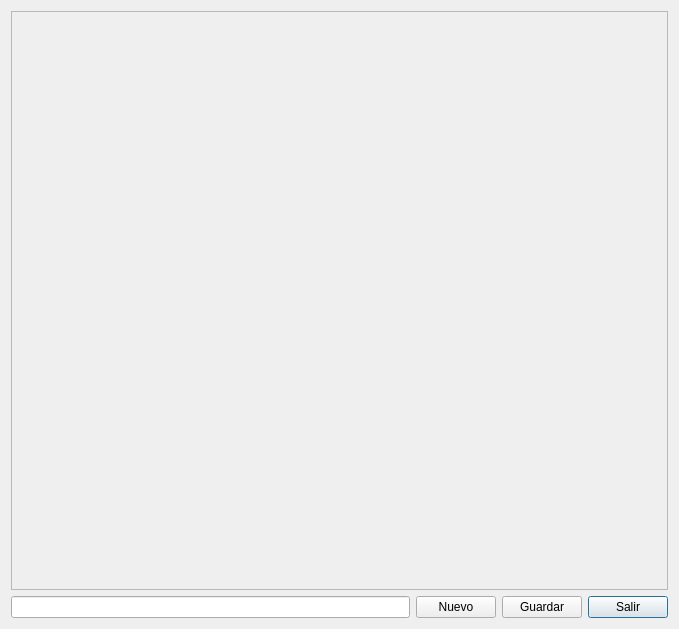
<?xml version="1.0" encoding="UTF-8"?>
<ui version="4.0">
 <class>qrcode</class>
 <widget class="QDialog" name="qrcode">
  <property name="geometry">
   <rect>
    <x>0</x>
    <y>0</y>
    <width>679</width>
    <height>629</height>
   </rect>
  </property>
  <property name="windowTitle">
   <string>QRDrake v 0.1.0</string>
  </property>
  <property name="windowIcon">
   <iconset resource="recoverdrake.qrc">
    <normaloff>:/Imagenes/URI_www_kapyderi_blogspog.png</normaloff>:/Imagenes/URI_www_kapyderi_blogspog.png</iconset>
  </property>
  <layout class="QGridLayout" name="gridLayout_5">
   <item row="1" column="0">
    <layout class="QGridLayout" name="gridLayout_2">
     <property name="sizeConstraint">
      <enum>QLayout::SetDefaultConstraint</enum>
     </property>
     <item row="0" column="3">
      <widget class="QPushButton" name="pushButton">
       <property name="toolTip">
        <string>Nos vamos...</string>
       </property>
       <property name="statusTip">
        <string>Nos vamos...</string>
       </property>
       <property name="whatsThis">
        <string>Nos vamos...</string>
       </property>
       <property name="text">
        <string>Salir</string>
       </property>
       <property name="icon">
        <iconset resource="recoverdrake.qrc">
         <normaloff>:/Imagenes/puerta.png</normaloff>:/Imagenes/puerta.png</iconset>
       </property>
       <property name="iconSize">
        <size>
         <width>25</width>
         <height>25</height>
        </size>
       </property>
      </widget>
     </item>
     <item row="0" column="0">
      <widget class="QLineEdit" name="lineEdit">
       <property name="toolTip">
        <string>Introducir los datos a codificar en QR</string>
       </property>
       <property name="statusTip">
        <string>Introducir los datos a codificar en QR</string>
       </property>
       <property name="whatsThis">
        <string>Introducir los datos a codificar en QR</string>
       </property>
      </widget>
     </item>
     <item row="0" column="1">
      <widget class="QPushButton" name="pushButton_3">
       <property name="toolTip">
        <string>Limpiar el QR cargado</string>
       </property>
       <property name="statusTip">
        <string>Limpiar el QR cargado</string>
       </property>
       <property name="whatsThis">
        <string>Limpiar el QR cargado</string>
       </property>
       <property name="text">
        <string>Nuevo</string>
       </property>
       <property name="icon">
        <iconset resource="recoverdrake.qrc">
         <normaloff>:/Imagenes/URI_www_kapyderi_blogspog.png</normaloff>:/Imagenes/URI_www_kapyderi_blogspog.png</iconset>
       </property>
       <property name="iconSize">
        <size>
         <width>25</width>
         <height>25</height>
        </size>
       </property>
      </widget>
     </item>
     <item row="0" column="2">
      <widget class="QPushButton" name="pushButton_2">
       <property name="toolTip">
        <string>Guardar QR en distintos formatos de imagen</string>
       </property>
       <property name="statusTip">
        <string>Guardar QR en distintos formatos de imagen</string>
       </property>
       <property name="whatsThis">
        <string>Guardar QR en distintos formatos de imagen</string>
       </property>
       <property name="text">
        <string>Guardar</string>
       </property>
       <property name="icon">
        <iconset resource="recoverdrake.qrc">
         <normaloff>:/Imagenes/filesave.png</normaloff>:/Imagenes/filesave.png</iconset>
       </property>
       <property name="iconSize">
        <size>
         <width>25</width>
         <height>25</height>
        </size>
       </property>
      </widget>
     </item>
    </layout>
   </item>
   <item row="0" column="0">
    <widget class="QFrame" name="frame">
     <property name="sizePolicy">
      <sizepolicy hsizetype="Preferred" vsizetype="Expanding">
       <horstretch>0</horstretch>
       <verstretch>0</verstretch>
      </sizepolicy>
     </property>
     <property name="frameShape">
      <enum>QFrame::StyledPanel</enum>
     </property>
     <property name="frameShadow">
      <enum>QFrame::Raised</enum>
     </property>
     <layout class="QGridLayout" name="gridLayout_3">
      <property name="leftMargin">
       <number>0</number>
      </property>
      <property name="topMargin">
       <number>0</number>
      </property>
      <property name="rightMargin">
       <number>0</number>
      </property>
      <property name="bottomMargin">
       <number>0</number>
      </property>
      <item row="0" column="0">
       <layout class="QGridLayout" name="gridLayout"/>
      </item>
     </layout>
    </widget>
   </item>
  </layout>
 </widget>
 <resources>
  <include location="recoverdrake.qrc"/>
 </resources>
 <connections/>
</ui>
